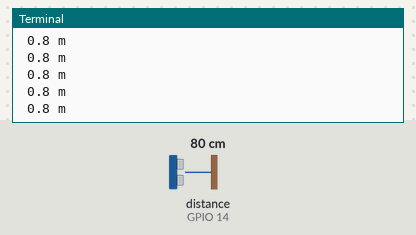
The program below on a simulated Raspberry Pi (BCM pin numbers). On the bench: the last lines printed to the terminal. The inputs (shaded band) are chosen by the test bench; at power-on: distance to the obstacle (sensor on GPIO 14) 80 cm.

Above: at 1.2 s.
1.3 s: distance to the obstacle (sensor on GPIO 14) set to 2 cm
At 2.1 s:
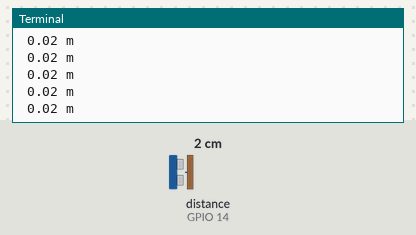
2.8 s: distance to the obstacle (sensor on GPIO 14) set to 4 cm
At 3.4 s:
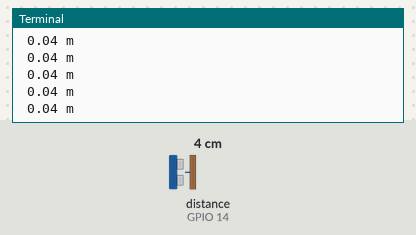
Timing chart, 0 to 5.8 s (numbered marks = the images above; inputs shaded):
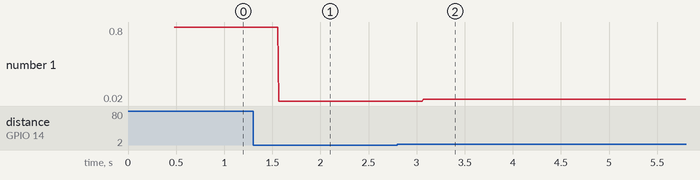

Measured:
- after the input at 1.3 s, the terminal: prints a new line after 0.27 s (image 1)
- after the input at 2.8 s, the terminal: prints a new line after 0.27 s (image 2)
- plotted number 1: 0.8 → 0.02 after the input at 1.3 s, 0.02 → 0.04 after the input at 2.8 s

The program:

HC-SR04.py
```python
from time import sleep
from gpiozero import DistanceSensor

dis = DistanceSensor(14, 15)    #定义超声波的引脚
while True:
    print('', dis.distance, 'm')
    sleep(0.01)

from gpiozero import DistanceSensor , LED
from signal import pause

sensor = DistanceSensor(14, 15, max_distance=1, threshold_distance=0.1)  # 设置超声波引脚和检测最大距离、最小距离
led = LED(13)  # 设置LED引脚

sensor.when_in_range = led.on  # 当障碍物进入检测范围时，LED点亮
sensor.when_out_of_range = led.off  # 当障碍物不在检测范围时，LED熄灭


#HC-SR04(PIN=4)
#VCC-2
#TRIG-10
#ECHC-8
#GND-6
```
